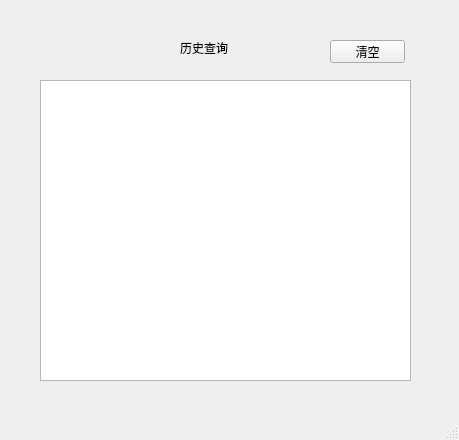
<?xml version="1.0" encoding="UTF-8"?>
<ui version="4.0">
 <class>history</class>
 <widget class="QMainWindow" name="history">
  <property name="geometry">
   <rect>
    <x>0</x>
    <y>0</y>
    <width>459</width>
    <height>440</height>
   </rect>
  </property>
  <property name="font">
   <font>
    <family>微软雅黑</family>
   </font>
  </property>
  <property name="windowTitle">
   <string>查询历史</string>
  </property>
  <property name="windowIcon">
   <iconset>
    <normaloff>../free.jpg</normaloff>../free.jpg</iconset>
  </property>
  <widget class="QWidget" name="centralwidget">
   <widget class="QTextBrowser" name="textBrowser">
    <property name="geometry">
     <rect>
      <x>40</x>
      <y>80</y>
      <width>371</width>
      <height>301</height>
     </rect>
    </property>
   </widget>
   <widget class="QLabel" name="label">
    <property name="geometry">
     <rect>
      <x>180</x>
      <y>40</y>
      <width>91</width>
      <height>16</height>
     </rect>
    </property>
    <property name="text">
     <string>历史查询</string>
    </property>
   </widget>
   <widget class="QPushButton" name="pushButton">
    <property name="geometry">
     <rect>
      <x>330</x>
      <y>40</y>
      <width>75</width>
      <height>23</height>
     </rect>
    </property>
    <property name="text">
     <string>清空</string>
    </property>
   </widget>
  </widget>
  <widget class="QMenuBar" name="menubar">
   <property name="geometry">
    <rect>
     <x>0</x>
     <y>0</y>
     <width>459</width>
     <height>23</height>
    </rect>
   </property>
  </widget>
  <widget class="QStatusBar" name="statusbar"/>
 </widget>
 <resources/>
 <connections/>
</ui>
